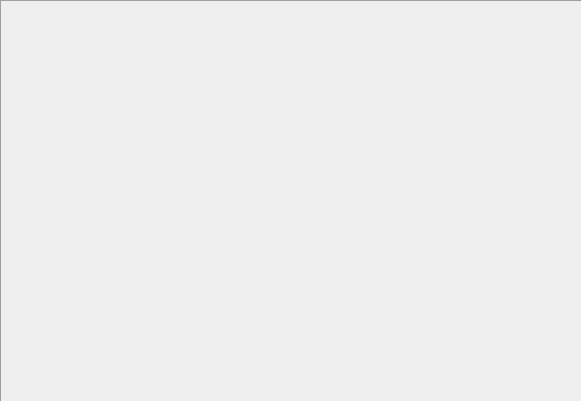
<?xml version="1.0" encoding="UTF-8"?>
<ui version="4.0">
 <class>BigDiffWindow</class>
 <widget class="QDialog" name="BigDiffWindow">
  <property name="geometry">
   <rect>
    <x>0</x>
    <y>0</y>
    <width>582</width>
    <height>402</height>
   </rect>
  </property>
  <property name="windowTitle">
   <string>Diff</string>
  </property>
  <layout class="QVBoxLayout" name="verticalLayout_2">
   <property name="spacing">
    <number>0</number>
   </property>
   <property name="leftMargin">
    <number>0</number>
   </property>
   <property name="topMargin">
    <number>0</number>
   </property>
   <property name="rightMargin">
    <number>0</number>
   </property>
   <property name="bottomMargin">
    <number>0</number>
   </property>
   <item>
    <widget class="QFrame" name="frame">
     <property name="frameShape">
      <enum>QFrame::Panel</enum>
     </property>
     <property name="frameShadow">
      <enum>QFrame::Sunken</enum>
     </property>
     <layout class="QVBoxLayout" name="verticalLayout">
      <property name="spacing">
       <number>0</number>
      </property>
      <property name="leftMargin">
       <number>0</number>
      </property>
      <property name="topMargin">
       <number>0</number>
      </property>
      <property name="rightMargin">
       <number>0</number>
      </property>
      <property name="bottomMargin">
       <number>0</number>
      </property>
      <item>
       <widget class="FileDiffWidget" name="widget_diff" native="true"/>
      </item>
     </layout>
    </widget>
   </item>
  </layout>
 </widget>
 <customwidgets>
  <customwidget>
   <class>FileDiffWidget</class>
   <extends>QWidget</extends>
   <header>FileDiffWidget.h</header>
   <container>1</container>
  </customwidget>
 </customwidgets>
 <resources/>
 <connections/>
</ui>
